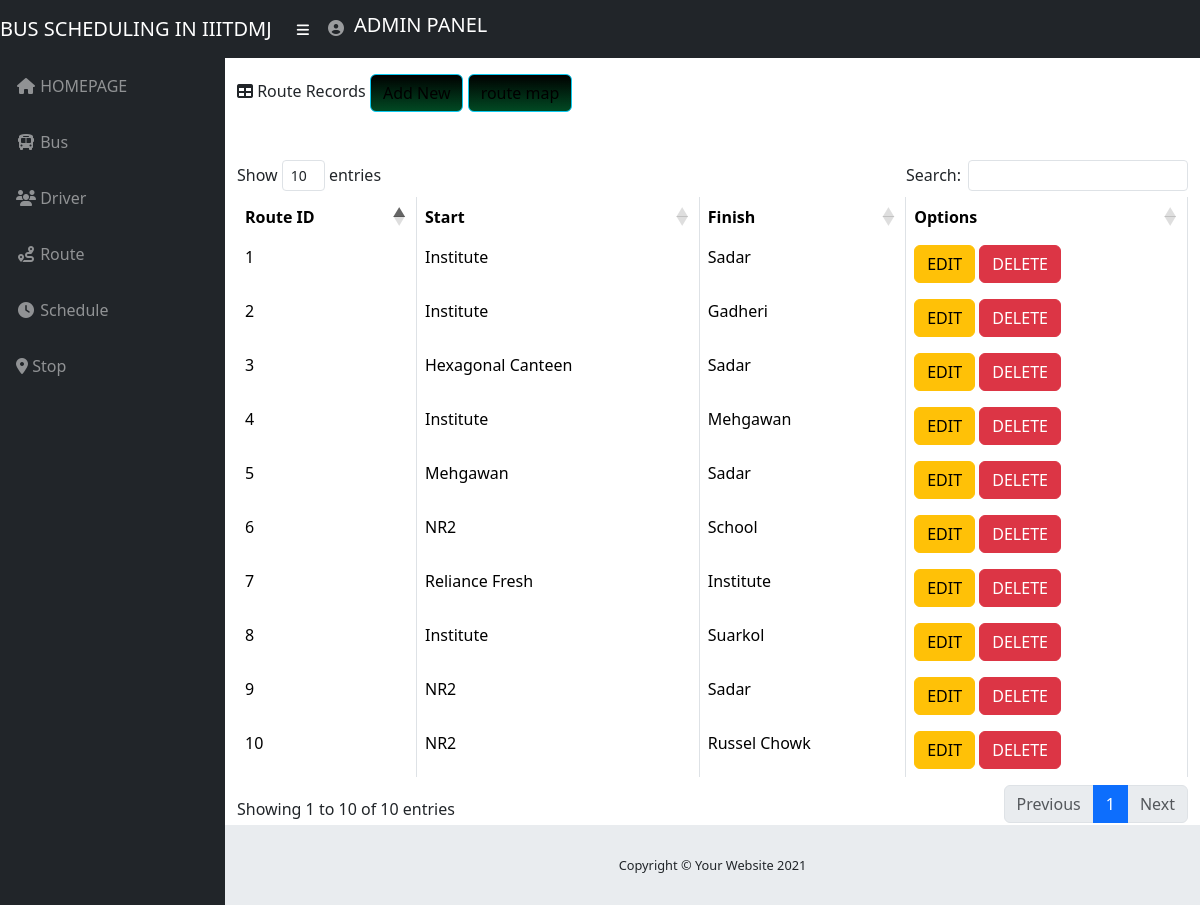
The app's page /route.php (signed in) with its own data.
### tables this page shows
CREATE TABLE `route` (
  `ROUTE_ID` int(50) NOT NULL,
  `START` varchar(50) NOT NULL,
  `FINISH` varchar(50) NOT NULL
);

### route.php (the view, shortened to what this page needs)
<?php include 'connection.php';
include 'topnav.php';?>
           <div class="col-lg-12">
                                 <div>
            <i class="fas fa-table"></i>
               Route Records  <a href="routeadd.php?action=add" style="background-image: linear-gradient(black, #014923);> type="button" class="btn btn-xs btn-info">Add New</a>
               <a href="map.php?action=add" style="background-image: linear-gradient(black, #014923);> type="button" class="btn btn-xs btn-info">route map</a>
            </div>  <br> </br>
                        <div class="table-responsive">
                           <table class="table table-bordered" id="dataTable" width="100%" cellspacing="0">
                  <thead>
                                    <tr>
                                        <th>Route ID</th>
                                        <th>Start</th>
                                        <th>Finish</th>
                                        <th>Options</th>
                                    </tr>
                                </thead>
                                <tbody>
                                 <?php
                $query = 'SELECT * FROM route';
                    $result = mysqli_query($db, $query) or die (mysqli_error($db));
                        while ($row = mysqli_fetch_assoc($result)) {
                           echo '<tr>';
                            echo '<td>'. $row['ROUTE_ID'].'</td>';
                            echo '<td>'. $row['START'].'</td>';
                            echo '<td>'. $row['FINISH'].'</td>';
                            echo ' <td><a  type="button" class="btn btn-xs btn-warning" href="routeedit.php?action=edit & id='.$row['ROUTE_ID'] . '"> EDIT </a> ';
                            echo ' <a  type="button" class="btn btn-xs btn-danger" href="routedel.php?type=route&delete & id=' . $row['ROUTE_ID'] . '">DELETE </a> </td>';
                            echo '</tr> ';
                }
            ?>
                                </tbody>
                            </table>
                        </div>
                    </div>
                    <?php include 'footer.php'; ?>

### topnav.php (shortened to what this page needs)
<!DOCTYPE html>
<html lang="en">
  <head>
    <link href="vendor/bootstrap/css/bootstrap.min.css" rel="stylesheet">
    <link href="vendor/fontawesome-free/css/all.min.css" rel="stylesheet" type="text/css">
    <link href="vendor/datatables/dataTables.bootstrap4.css" rel="stylesheet">
    <link href="css/sb-admin.css" rel="stylesheet">
  </head>
  <body id="page-top">
    <nav class="navbar navbar-expand navbar-dark bg-dark static-top">
      <a class="navbar-brand mr-1" href="index.php">BUS SCHEDULING IN IIITDMJ</a>
      <button class="btn btn-link btn-sm text-white order-1 order-sm-0" id="sidebarToggle" href="#">
        <i class="fas fa-bars"></i>
      </button>
      <ul class="navbar-nav ml-auto ml-md-0">
        <li class="nav-item dropdown no-arrow">
          <a class="nav-link dropdown-toggle" href="#" id="userDropdown" role="button" data-toggle="dropdown" aria-haspopup="true" aria-expanded="false">
            <i class="fas fa-user-circle fa-fw"></i>
          </a>
        </li>
       <li>
          <h2 class="navbar-brand mr-1">ADMIN PANEL</h2>
        </li>
      </ul>
    </nav>
    <?php include 'sidebar.php' ; ?>

### sidebar.php (shortened to what this page needs)
<div id="wrapper">
  <ul class="sidebar navbar-nav" >
    <li class="nav-item">
      <a class="nav-link" href="index.php">
        <i class="fas fa-fw fa-home"></i>
        <span>HOMEPAGE</span>
      </a>
    </li>
    <li class="nav-item">
      <a class="nav-link" href="Bus.php">
        <i class="fas fa-fw fa-bus"></i>
        <span>Bus</span></a>
    </li>
    <li class="nav-item">
      <a class="nav-link" href="driver.php">
        <i class="fas fa-fw fa-users    "></i>
        <span>Driver</span></a>
    </li>
    <li class="nav-item">
      <a class="nav-link" href="route.php">
        <i class="fas fa-fw fa-route   "></i>
        <span>Route</span></a>
    </li>
    <li class="nav-item">
      <a class="nav-link" href="schedule.php">
        <i class="fas fa-fw fa-clock  "></i>
        <span>Schedule</span></a>
      </li>
        <li class="nav-item">
      <a class="nav-link" href="stop.php">
        <i class="fas fa fa-map-marker"></i>
        <span>Stop</span></a>
      </li>
  </ul>
  <div id="content-wrapper">
    <div class="container-fluid">

### footer.php (shortened to what this page needs)
        <div>
        <footer class="sticky-footer">
          <div class="container my-auto">
            <div class="copyright text-center my-auto">
              <span>Copyright © Your Website 2021</span>
            </div>
          </div>
        </footer>
      </div>
    </div>
  </body>
</html>

### CSS/sb-admin.css (style rules this page uses)
html { position: relative; min-height: 100%; }
body { height: 100%; }
#wrapper { display: -webkit-box; display: -ms-flexbox; display: flex; }
#wrapper #content-wrapper { overflow-x: hidden; width: 100%; padding-top: 1rem; padding-bottom: 80px; }
.navbar-nav .nav-item.dropdown .dropdown-toggle::after { width: 1rem; text-align: center; float: right; vertical-align: 0; border: 0; font-weight: 900; content: '\f105'; font-family: 'Font Awesome 5 Free'; }
.navbar-nav .nav-item.dropdown.no-arrow .dropdown-toggle::after { display: none; }
.sidebar { width: 90px !important; background-color: #212529; min-height: calc(100vh - 56px); }
.sidebar .nav-item:last-child { margin-bottom: 1rem; }
.sidebar .nav-item .nav-link { text-align: center; padding: 0.75rem 1rem; width: 90px; }
.sidebar .nav-item .nav-link span { font-size: 0.65rem; display: block; }
.sidebar .nav-item .nav-link { color: rgba(255, 255, 255, 0.5); }
@media (min-width: 768px) { .sidebar { width: 225px !important; } }
@media (min-width: 768px) { .sidebar .nav-item .nav-link { display: block; width: 100%; text-align: left; padding: 1rem; width: 225px; } }
@media (min-width: 768px) { .sidebar .nav-item .nav-link span { font-size: 1rem; display: inline; } }
:root { --input-padding-x: 0.75rem; --input-padding-y: 0.75rem; }
footer.sticky-footer { display: -webkit-box; display: -ms-flexbox; display: flex; position: absolute; right: 0; bottom: 0; width: calc(100% - 90px); height: 80px; background-color: #e9ecef; }
footer.sticky-footer .copyright { line-height: 1; font-size: 0.8rem; }
@media (min-width: 768px) { footer.sticky-footer { width: calc(100% - 225px); } }

### route.php (style rules this page uses)
body { height: 100%; background-image: url("https://img.freepik.com/free-photo/delicate-yellow-abstract-watercolor-background_3590-82.jpg?size=626&ext=jpg"); background-position: center; background-repeat: no-repeat; background-size: cover; }

### records on screen
route: ROUTE_ID "1", START "Institute", FINISH "Sadar"
route: ROUTE_ID "2", START "Institute", FINISH "Gadheri"
route: ROUTE_ID "3", START "Hexagonal Canteen", FINISH "Sadar"
route: ROUTE_ID "4", START "Institute", FINISH "Mehgawan"
route: ROUTE_ID "5", START "Mehgawan", FINISH "Sadar"
route: ROUTE_ID "6", START "NR2", FINISH "School"
route: ROUTE_ID "7", START "Reliance Fresh", FINISH "Institute"
route: ROUTE_ID "8", START "Institute", FINISH "Suarkol"
route: ROUTE_ID "9", START "NR2", FINISH "Sadar"
route: ROUTE_ID "10", START "NR2", FINISH "Russel Chowk"
